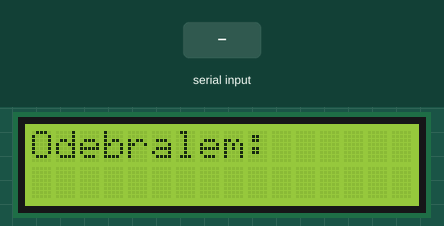
Recording of a sketch running on a simulated Arduino Uno, built with avr-gcc and run on an emulated ATmega328P. Shown: 16×2 character LCD. The test bench sets the inputs (shaded band). What the sketch prints to the serial monitor is not drawn.

Above: at 1.2 s.
1.3 s: "1\n" received over Serial
At 1.6 s:
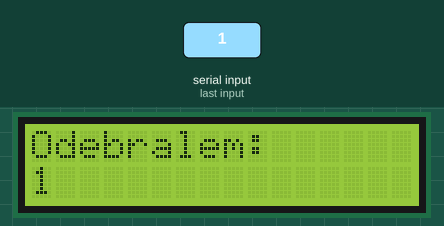
2.8 s: "0\n" received over Serial
At 3.9 s:
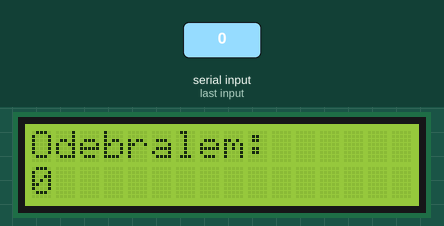
4.3 s: "2\n" received over Serial
At 5.1 s:
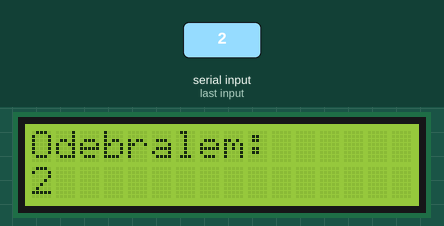
Timing chart, 0 to 7.3 s (numbered marks = the images above; inputs shaded):
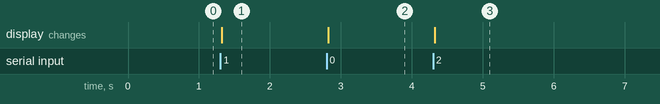

The sketch:

06d_LCD1602_I2C_text_serial.ino
```cpp
#include <LiquidCrystal_I2C.h>
LiquidCrystal_I2C lcd(0x27,16,2);
String odebrane;


void setup() {
  //Inicjacja komunikacji serial
  Serial.begin(9600);
  Serial.println("Jestem Arduino i Czekam na tekst:");
  lcd.init();
  lcd.backlight();
  lcd.home();
  lcd.print("Odebralem: ");
}

void loop() {
  //Oczekiwanie na dane z serial
  if (Serial.available() > 0){
    odebrane = Serial.readStringUntil('\n');
    //Po odebraniu danych wyczyść wyświetlacz
    lcd.clear();
    lcd.home();
    lcd.print("Odebralem: ");
    //Ustawienie kursora 0,1 i wyświetlenie danych
    lcd.setCursor(0, 1);
    lcd.print(odebrane);
  }
}
```

Measured:
- after the input at 1.3 s, the display: changes at once (image 1)
- after the input at 2.8 s, the display: changes at once (image 2)
- after the input at 4.3 s, the display: changes at once (image 3)
